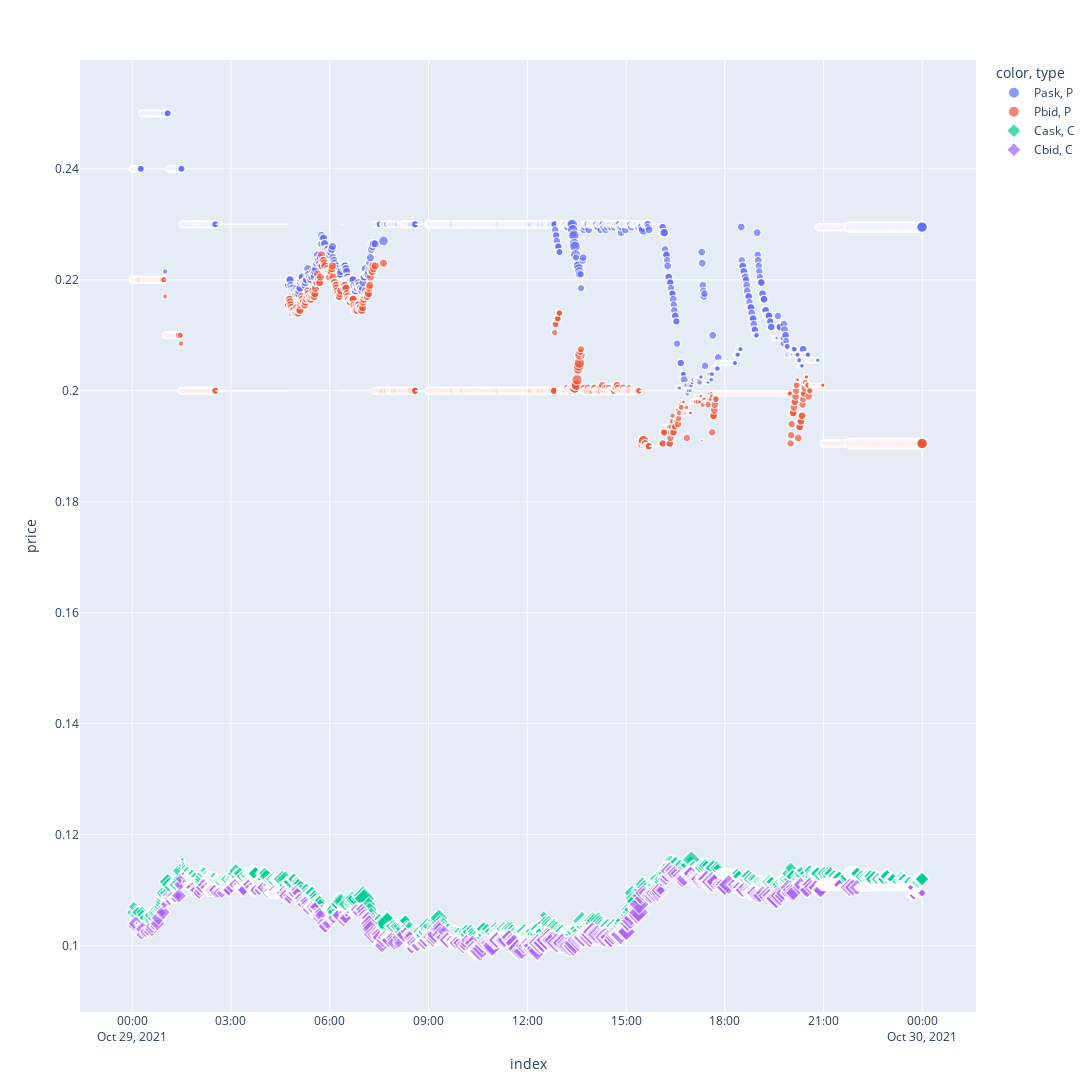

The notebook cell this image was saved under:
### Code cell
subfig = make_subplots(specs=[[{"secondary_y": True}]])
strike = 70000
fig1 = px.scatter(df_combined_ext_transformed, x="index", y="price", size="amount",  hover_data=['price','amount','type','side','iv'],symbol='type', color=df_combined_ext_transformed.color, title='',width=1500, height=1200)
fig1.show()
#fig1.update_yaxes(range=[60000, 80000])

### Figure 1 — Plotly figure (JSON) as saved in the notebook; plotly's stock layout.template omitted (floating-point values rounded to 4 significant figures; data arrays with more than 128 entries replaced by an {"elided": "..."} marker saying what was removed)
{"data": [{"customdata": {"elided": "1440x4 mixed values"}, "hovertemplate": "color=Pask<br>type=%{customdata[1]}<br>index=%{x}<br>price=%{y}<br>amount=%{customdata[0]}<br>side=%{customdata[2]}<br>iv=%{customdata[3]}<extra></extra>", "legendgroup": "Pask, P", "marker": {"color": "#636efa", "size": {"elided": "1440 float values"}, "sizemode": "area", "sizeref": 0.1735, "symbol": "circle"}, "mode": "markers", "name": "Pask, P", "showlegend": true, "type": "scattergl", "x": {"elided": "1440 str values"}, "xaxis": "x", "y": {"elided": "1440 float values"}, "yaxis": "y"}, {"customdata": {"elided": "1440x4 mixed values"}, "hovertemplate": "color=Pbid<br>type=%{customdata[1]}<br>index=%{x}<br>price=%{y}<br>amount=%{customdata[0]}<br>side=%{customdata[2]}<br>iv=%{customdata[3]}<extra></extra>", "legendgroup": "Pbid, P", "marker": {"color": "#EF553B", "size": {"elided": "1440 float values"}, "sizemode": "area", "sizeref": 0.1735, "symbol": "circle"}, "mode": "markers", "name": "Pbid, P", "showlegend": true, "type": "scattergl", "x": {"elided": "1440 str values"}, "xaxis": "x", "y": {"elided": "1440 float values"}, "yaxis": "y"}, {"customdata": {"elided": "1440x4 mixed values"}, "hovertemplate": "color=Cask<br>type=%{customdata[1]}<br>index=%{x}<br>price=%{y}<br>amount=%{customdata[0]}<br>side=%{customdata[2]}<br>iv=%{customdata[3]}<extra></extra>", "legendgroup": "Cask, C", "marker": {"color": "#00cc96", "size": {"elided": "1440 float values"}, "sizemode": "area", "sizeref": 0.1735, "symbol": "diamond"}, "mode": "markers", "name": "Cask, C", "showlegend": true, "type": "scattergl", "x": {"elided": "1440 str values"}, "xaxis": "x", "y": {"elided": "1440 float values"}, "yaxis": "y"}, {"customdata": {"elided": "1440x4 mixed values"}, "hovertemplate": "color=Cbid<br>type=%{customdata[1]}<br>index=%{x}<br>price=%{y}<br>amount=%{customdata[0]}<br>side=%{customdata[2]}<br>iv=%{customdata[3]}<extra></extra>", "legendgroup": "Cbid, C", "marker": {"color": "#ab63fa", "size": {"elided": "1440 float values"}, "sizemode": "area", "sizeref": 0.1735, "symbol": "diamond"}, "mode": "markers", "name": "Cbid, C", "showlegend": true, "type": "scattergl", "x": {"elided": "1440 str values"}, "xaxis": "x", "y": {"elided": "1440 float values"}, "yaxis": "y"}], "layout": {"height": 1200, "legend": {"itemsizing": "constant", "title": {"text": "color, type"}, "tracegroupgap": 0}, "margin": {"t": 60}, "width": 1500, "xaxis": {"anchor": "y", "autorange": true, "domain": [0, 1], "range": ["2021-10-28 22:29:53.4798", "2021-10-30 01:32:20.6778"], "title": {"text": "index"}, "type": "date"}, "yaxis": {"anchor": "x", "autorange": true, "domain": [0, 1], "range": [0.08831, 0.2595], "title": {"text": "price"}, "type": "linear"}}}
